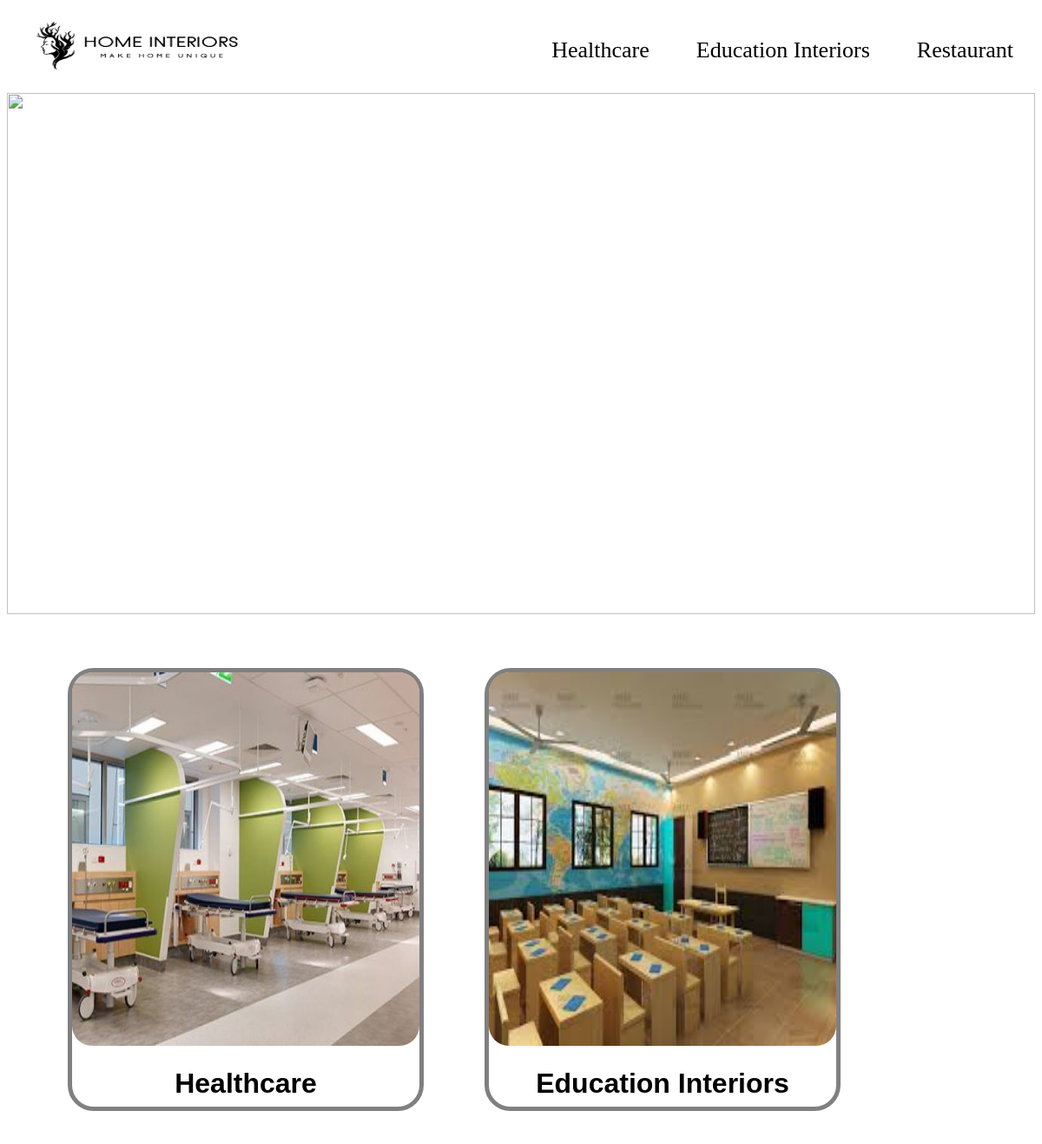
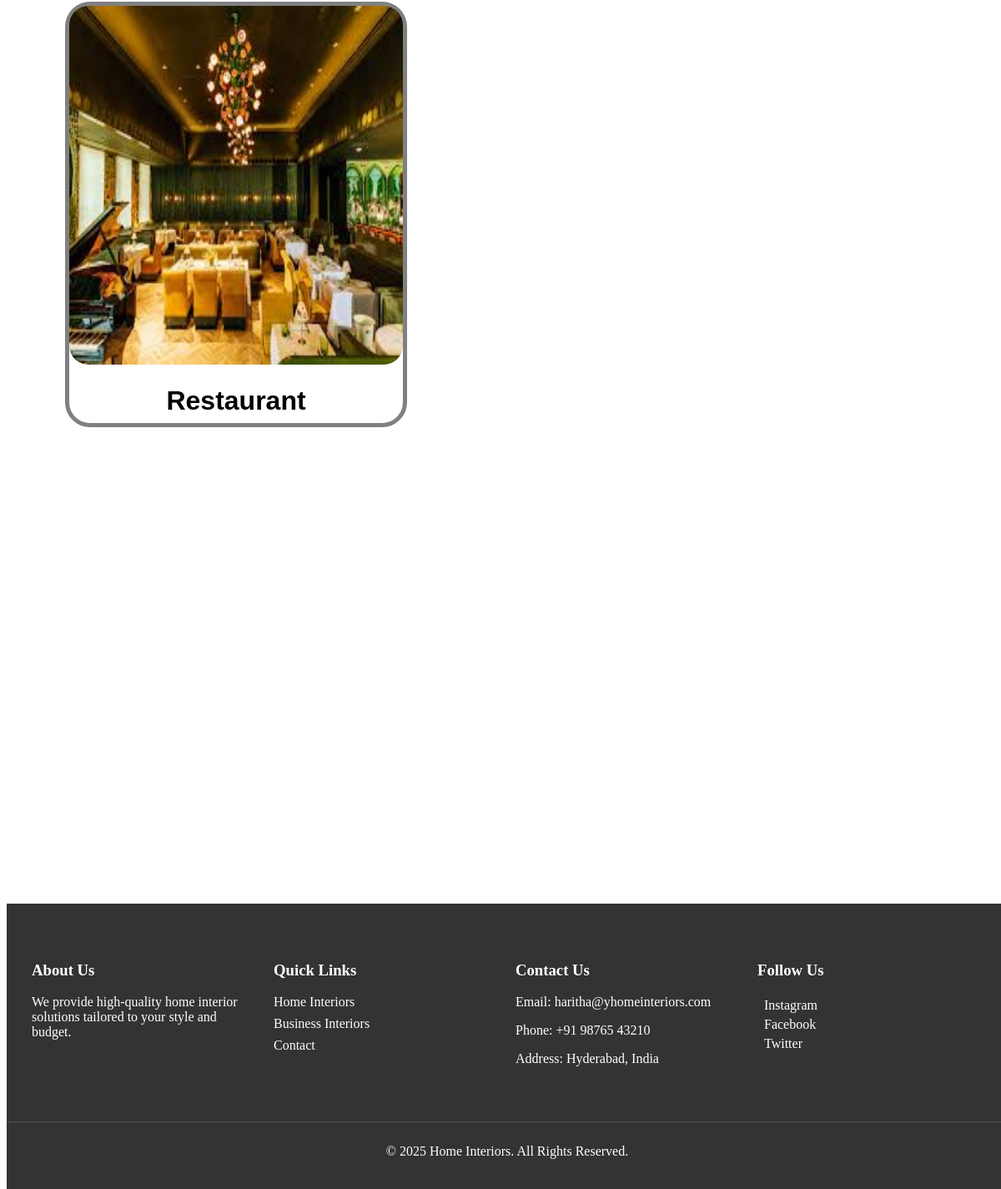
The app's page /business/ with its own data (2 pictures, top to bottom).
### app/models.py (models this page shows, shortened)
class Business(models.Model):
    category_name=models.CharField(max_length=40)
    desc=models.CharField(max_length=100)
    pic=models.ImageField(upload_to='categories/2')

### app/views.py (the view)
# urls.py: path('business/',business,name='business'),
def business(request):
    data=Business.objects.all()
    return render(request,'business.html',{'data':data})

### templates/business.html (shortened to what this page needs)
{% load static %}
<!DOCTYPE html>
<html lang="en">
<head>
    <link rel="stylesheet" href="{% static 'business.css' %}">
</head>
<body>
    {% if data %}
    <nav id="nav_bar">
        <li><img src="{% static 'images/logo1.png' %}" alt="Logo" id="logo_img"></li>
        <li>
        {% for i in data %}
            <a href="{% url 'category:business_cateogries' i.id %}">{{ i.category_name }}</a>
        {% endfor %}
        </li>
    </nav>
    {% endif %}
    <img src="{% static 'images/business.png' %}" alt="" id="main_img">
    <br><br>
    {% for i in data %}
    <div id="container">
        <a href="{% url 'category:business_cateogries' i.id %}">
            <img src="{{ i.pic.url }}" alt="category_pic" id="sub_img"></a>
            <h1 id="sub_cat">{{ i.category_name }}</h1>
    </div>
{% endfor %}
<div id="div1">
    <footer>
        <div class="footer-container">
            <div class="footer-section">
                <h3>About Us</h3>
                <p>We provide high-quality home interior solutions tailored to your style and budget.</p>
            </div>
            <div class="footer-section">
                <h3>Quick Links</h3>
                <ul>
                    <li><a href="{% url 'app:home' %}">Home Interiors</a></li>
                    <li><a href="{% url 'app:business' %}">Business Interiors</a></li>
                    <li><a href="{% url 'category:contactus' %}">Contact</a></li>
                </ul>
            </div>
            <div class="footer-section">
                <h3>Contact Us</h3>
                <p>Email: haritha@yhomeinteriors.com</p>
                <p>Phone: +91 98765 43210</p>
                <p>Address: Hyderabad, India</p>
            </div>
            <div class="footer-section">
                <h3>Follow Us</h3>
                <a href="https://www.instagram.com" target="_blank">
                     Instagram
                </a>
                <br>
                <a href="https://www.facebook.com" target="_blank">
                     Facebook
                </a>
                <br>
                <a href="https://www.twitter.com" target="_blank">
                     Twitter
                </a>
            </div>
        </div>
        <div class="footer-bottom">
            <p>&copy; 2025 Home Interiors. All Rights Reserved.</p>
        </div>
    </footer>
</div>
</body>
</html>

### static/business.css (style rules this page uses)
#nav_bar { display: flex; justify-content: space-between; align-items: center; border-radius: 5px; width: 100%; }
#nav_bar a { margin-left: 50px; color: black; text-decoration: none; margin: 0px 25px; border-radius: 4px; font-size: 26px; transition: background-color 0.3s ease, transform 0.2s ease; }
#nav_bar li { list-style: none; margin: 0; padding: 0; }
#main_img { width: 100%; height: 600px; }
#container { width: 400px; height: 500px; border: 5px solid gray; margin-left: 70px; border-radius: 30px; float: left; margin-top: 40px; }
#sub_img { width: 400px; height: 430px; border-radius: 23px; filter: grayscale(0%); transition: filter 0.3s ease-in-out; }
#sub_cat { text-align: center; font-family: 'Lucida Sans', 'Lucida Sans Regular', 'Lucida Grande', 'Lucida Sans Unicode', Geneva, Verdana, sans-serif; }
#logo_img { width: 250px; height: 60px; position: relative; bottom: 20px; margin-left: 30px; margin-top: 35px; }
footer { background-color: #333; color: white; padding: 20px 0; margin-top: 50px; }
.footer-container { display: flex; justify-content: space-between; flex-wrap: wrap; max-width: 1200px; margin: 0 auto; padding: 20px; }
.footer-section { flex: 1; min-width: 250px; padding: 10px; text-align: left; }
.footer-section ul { list-style: none; padding: 0; }
.footer-section ul li { margin: 8px 0; }
.footer-section a { color: white; text-decoration: none; transition: 0.3s; }
.footer-bottom { text-align: center; margin-top: 20px; border-top: 1px solid #555; padding-top: 10px; }
footer { position:absolute; top: 2350px; width: 100%; }

### records on screen
Business: category_name "Healthcare", pic (picture)
Business: category_name "Education Interiors", pic (picture)
Business: category_name "Restaurant", pic (picture)
